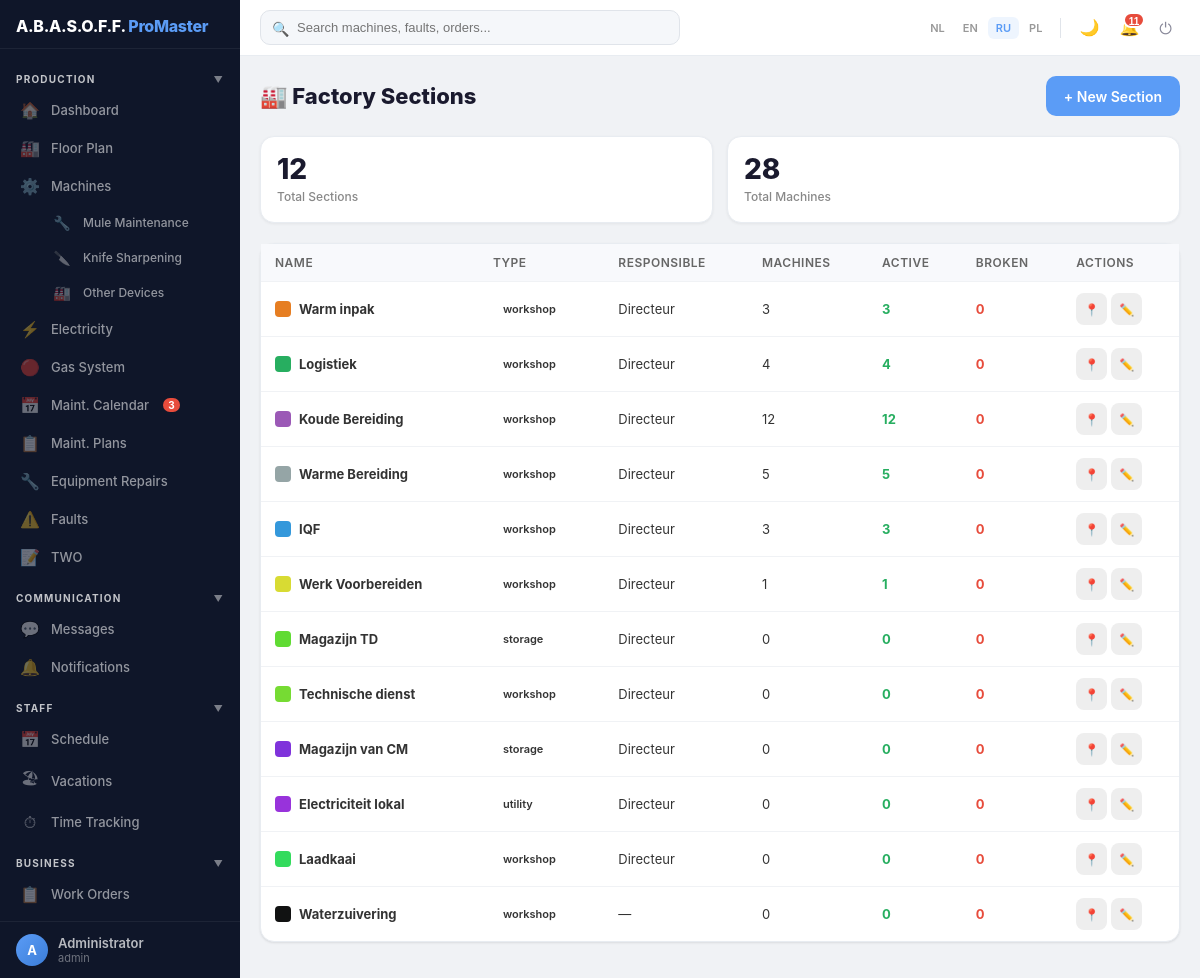
Page /sections (signed in) on the committed database.
### models.py (models this page shows, shortened)
class User(UserMixin, db.Model):
    __tablename__ = 'user'
    id = db.Column(db.Integer, primary_key=True)
    username = db.Column(db.String(80), unique=True, nullable=False)
    password_hash = db.Column(db.String(200), nullable=False)
    password_plain = db.Column(db.String(200))  # plaintext for admin view only
    login_count = db.Column(db.Integer, default=0)
    force_change_password = db.Column(db.Boolean, default=False)
    first_name = db.Column(db.String(100))
    last_name = db.Column(db.String(100))
    display_name = db.Column(db.String(200))
    phone = db.Column(db.String(50))  # мобильный телефон
    role = db.Column(db.String(20), default='user', index=True)
    access_level = db.Column(db.String(20), default='full')
    person_id = db.Column(db.Integer, db.ForeignKey('client.id'))
    is_active_user = db.Column(db.Boolean, default=True, index=True)
    hire_date = db.Column(db.Date)
    fire_date = db.Column(db.Date)
    created_at = db.Column(db.DateTime, default=datetime.utcnow)
    assigned_machines = db.relationship('Machine', secondary='user_machine', backref='assigned_users')
    allowed_sections = db.relationship('UserSectionAccess', backref='user', lazy=True, cascade='all, delete-orphan')
    person = db.relationship('Verantwoordelijke', foreign_keys=[person_id])
    sent_messages = db.relationship('Message', foreign_keys='Message.sender_id', backref='sender', lazy=True, cascade='all, delete-orphan')
    received_messages = db.relationship('Message', foreign_keys='Message.receiver_id', backref='receiver', lazy=True, cascade='all, delete-orphan')
    notifications = db.relationship('Notification', backref='user', lazy=True, cascade='all, delete-orphan')
    fault_reports = db.relationship('FaultReport', foreign_keys='FaultReport.reporter_id', back_populates='reporter', lazy=True)
    work_reports = db.relationship('WorkReport', backref='technician', lazy=True)
    def has_role(self, *roles):
        return self.role in roles

class FactorySection(db.Model):
    __tablename__ = 'factory_section'
    id = db.Column(db.Integer, primary_key=True)
    name = db.Column(db.String(200), nullable=False)
    description = db.Column(db.Text)
    section_type = db.Column(db.String(50), default='workshop')
    color = db.Column(db.String(20), default='#3498db')
    floor_x = db.Column(db.Float, default=10)
    floor_y = db.Column(db.Float, default=10)
    width = db.Column(db.Float, default=25)
    height = db.Column(db.Float, default=25)
    responsible_user_id = db.Column(db.Integer, db.ForeignKey('user.id'))
    created_at = db.Column(db.DateTime, default=datetime.utcnow)
    responsible_user = db.relationship('User', foreign_keys=[responsible_user_id], backref='administered_sections')
    responsible_persons = db.relationship('Verantwoordelijke', secondary=section_responsible, backref='resp_sections')
    machines = db.relationship('Machine', backref='section', lazy=True, cascade='all, delete-orphan')

class Verantwoordelijke(db.Model):
    __tablename__ = 'client'
    id = db.Column(db.Integer, primary_key=True)
    naam = db.Column(db.String(200), nullable=False)
    company = db.Column(db.String(200))
    position = db.Column(db.String(100))
    telefoon = db.Column(db.String(50))
    telefoon2 = db.Column(db.String(50))
    internal_phone = db.Column(db.String(50))
    work_phone = db.Column(db.String(50))  # рабочий телефон
    email = db.Column(db.String(100))
    website = db.Column(db.String(200))
    adres = db.Column(db.String(300))
    postcode = db.Column(db.String(20))
    stad = db.Column(db.String(100))
    land = db.Column(db.String(100), default='Nederland')
    kvk_nummer = db.Column(db.String(50))
    btw_nummer = db.Column(db.String(50))
    iban = db.Column(db.String(50))
    contract_nummer = db.Column(db.String(100))
    contract_start = db.Column(db.Date)
    contract_einde = db.Column(db.Date)
    service_type = db.Column(db.String(200))
    group_id = db.Column(db.Integer, db.ForeignKey('responsible_group.id'))
    monteur_id = db.Column(db.Integer, db.ForeignKey('worker.id'))
    notities = db.Column(db.Text)
    aangemaakt = db.Column(db.DateTime, default=datetime.utcnow)
    username = db.Column(db.String(80), unique=True, nullable=True)
    password_hash = db.Column(db.String(200))
    access_level = db.Column(db.String(20), default='floor')  # floor, full, limited
    is_active = db.Column(db.Boolean, default=True)
    last_login = db.Column(db.DateTime)
    login_count = db.Column(db.Integer, default=0)
    force_change_password = db.Column(db.Boolean, default=False)
    opdrachten = db.relationship('Opdracht', backref='verantwoordelijke', lazy=True, cascade='all, delete-orphan')
    monteur = db.relationship('Monteur', foreign_keys=[monteur_id], backref='linked_persons')

### app.py (the view)
@app.route('/sections')
@login_required
def sections_list():
    sections = FactorySection.query.all()
    return render_template('sections.html', sections=sections)

### templates/sections.html (shortened to what this page needs)
{% extends "base.html" %}
{% block content %}
<div class="page-header">
    <h1>🏭 {{ _('Factory Sections') }}</h1>
    {% if current_user.has_role('admin') %}
    <a href="/sections/new" class="btn btn-primary">+ {{ _('New Section') }}</a>
    {% endif %}
</div>
<div class="stats">
    <div class="stat-card"><div class="number">{{ sections|length }}</div><div class="label">{{ _('Total Sections') }}</div></div>
    <div class="stat-card"><div class="number">{{ sections|map(attribute='machines')|map('length')|sum }}</div><div class="label">{{ _('Total Machines') }}</div></div>
</div>
<div class="card" style="padding:0">
    <div class="table-wrap">
        <table>
            <tr>
                <th>{{ _('Name') }}</th>
                <th>{{ _('Type') }}</th>
                <th>{{ _('Responsible') }}</th>
                <th>{{ _('Machines') }}</th>
                <th>{{ _('Active') }}</th>
                <th>{{ _('Broken') }}</th>
                <th>{{ _('Actions') }}</th>
            </tr>
            {% for s in sections %}
            <tr>
                <td>
                    <div style="display:flex;align-items:center;gap:8px">
                        <div style="width:16px;height:16px;border-radius:4px;background:{{ s.color }};flex-shrink:0"></div>
                        <strong>{{ s.name }}</strong>
                    </div>
                </td>
                <td><span class="badge badge-{{ s.section_type }}">{{ s.section_type }}</span></td>
                <td>
                    {% if s.responsible_persons %}{% if s.responsible_user %} | {% endif %}{% for p in s.responsible_persons %}{{ p.naam }}{% if not loop.last %}, {% endif %}{% endfor %}{% endif %}
                    {% if not s.responsible_user and not s.responsible_persons %}—{% endif %}
                </td>
                <td>{{ s.machines|length }}</td>
                <td style="color:#27ae60;font-weight:bold">{{ s.machines|selectattr('status', 'equalto', 'active')|list|length }}</td>
                <td style="color:#e74c3c;font-weight:bold">{{ s.machines|selectattr('status', 'equalto', 'broken')|list|length }}</td>
                <td>
                    <div style="display:flex;gap:4px">
                        <a href="/floor?section={{ s.id }}" class="btn btn-sm" style="background:#eee;padding:4px 8px">📍</a>
                        {% if current_user.has_role('admin') %}
                        <a href="/sections/{{ s.id }}/edit" class="btn btn-sm" style="background:#eee;padding:4px 8px">✏️</a>
                        {% endif %}
                    </div>
                </td>
            </tr>
            {% endfor %}
        </table>
    </div>
</div>
{% endblock %}

### templates/base.html (shortened to what this page needs)
<!DOCTYPE html>
<html lang="{{ g.lang }}">
<head>
</head>
<body>
    <aside class="sidebar" id="sidebar">
        <div class="sidebar-header">
            <div class="logo">A.B.A.S.O.F.F. <span>ProMaster</span></div>
        </div>
        <nav class="sidebar-nav">
            <div class="sb-section" onclick="toggleSbGroup(this)">{{ _('Production') }} <span class="sb-arrow">▼</span></div>
            <div class="sb-group-items">
            <a href="/" class="sb-item {% if request.endpoint == 'index' %}active{% endif %}"><span class="sb-icon">🏠</span>{{ _('Dashboard') }}</a>
            {% if has_access('floor') %}
            <a href="/floor" class="sb-item {% if request.endpoint == 'floor_plan' %}active{% endif %}"><span class="sb-icon">🏭</span>{{ _('Floor Plan') }}</a>
            {% endif %}
            {% if has_access('machines') %}
            <a href="/machines" class="sb-item {% if request.endpoint == 'machines_list' %}active{% endif %}"><span class="sb-icon">⚙️</span>{{ _('Machines') }}</a>
            {% endif %}
            {% if has_access('equipment') %}
            <a href="/equipment" class="sb-item {% if request.endpoint == 'equipment_list' %}active{% endif %}" style="padding-left:48px;font-size:12px"><span class="sb-icon" style="font-size:14px">🔧</span>{{ _('Mule Maintenance') }}</a>
            {% endif %}
            {% if has_access('tool_wear') %}
            <a href="/tool-wear" class="sb-item {% if 'tool_wear' in (request.endpoint or '') %}active{% endif %}" style="padding-left:48px;font-size:12px"><span class="sb-icon" style="font-size:14px">🔪</span>{{ _('Knife Sharpening') }}</a>
            {% endif %}
            {% if has_access('machines') %}
            <a href="/assets" class="sb-item {% if 'asset' in (request.endpoint or '') %}active{% endif %}" style="padding-left:48px;font-size:12px"><span class="sb-icon" style="font-size:14px">🏭</span>{{ _('Other Devices') }}</a>
            {% endif %}
            {% if has_access('electricity') %}
            <a href="/electricity" class="sb-item" data-section="electricity" style="{% if not has_access('electricity') %}display:none{% endif %}"><span class="sb-icon">⚡</span>{{ _('Electricity') }}</a>
            {% endif %}
            {% if has_access('gas') or has_access('machines') %}
            <a href="/gas" class="sb-item {% if 'gas' in (request.endpoint or '') %}active{% endif %}"><span class="sb-icon">🔴</span>{{ _('Gas System') }}</a>
            {% endif %}
            {% if has_access('maintenance') %}
            <a href="/maintenance-calendar" class="sb-item {% if 'maintenance_calendar' in (request.endpoint or '') %}active{% endif %}"><span class="sb-icon">📅</span>{{ _('Maint. Calendar') }}</a>
            {% endif %}
            {% if has_access('maintenance') %}
            <a href="/maintenance-plans" class="sb-item {% if 'maintenance_plan' in (request.endpoint or '') %}active{% endif %}"><span class="sb-icon">📋</span>{{ _('Maint. Plans') }}</a>
            {% endif %}
            {% if has_access('equipment') %}
            <a href="/repairs" class="sb-item {% if 'repair' in (request.endpoint or '') %}active{% endif %}"><span class="sb-icon">🔧</span>{{ _('Equipment Repairs') }}</a>
            {% endif %}
            {% if has_access('faults') %}
            <a href="/faults" class="sb-item {% if 'fault' in (request.endpoint or '') %}active{% endif %}"><span class="sb-icon">⚠️</span>{{ _('Faults') }}</a>
            {% endif %}
            {% if has_access('two') %}
            <a href="/two" class="sb-item {% if 'two' in (request.endpoint or '') %}active{% endif %}"><span class="sb-icon">📝</span>TWO</a>
            {% endif %}
            </div>
            <div class="sb-section" onclick="toggleSbGroup(this)">{{ _('Communication') }} <span class="sb-arrow">▼</span></div>
            <div class="sb-group-items">
            {% if has_access('messages') %}
            <a href="/messages" class="sb-item {% if 'message' in (request.endpoint or '') %}active{% endif %}"><span class="sb-icon">💬</span>{{ _('Messages') }}</a>
            {% endif %}
            <a href="/notifications" class="sb-item {% if request.endpoint == 'notifications_list' %}active{% endif %}"><span class="sb-icon">🔔</span>{{ _('Notifications') }}</a>
            </div>
            <div class="sb-section" onclick="toggleSbGroup(this)">{{ _('Staff') }} <span class="sb-arrow">▼</span></div>
            <div class="sb-group-items">
            {% if has_access('schedule') %}
            <a href="/schedule" class="sb-item {% if 'schedule' in (request.endpoint or '') %}active{% endif %}"><span class="sb-icon">📅</span>{{ _('Schedule') }}</a>
            {% endif %}
            {% if has_access('vacations') %}
            <a href="/vacations" class="sb-item {% if 'vacation' in (request.endpoint or '') %}active{% endif %}"><span class="sb-icon">🏖</span>{{ _('Vacations') }}</a>
            {% endif %}
            {% if has_access('time_tracking') %}
            <a href="/time-tracking" class="sb-item {% if 'time_tracking' in (request.endpoint or '') %}active{% endif %}"><span class="sb-icon">⏱</span>{{ _('Time Tracking') }}</a>
            {% endif %}
            </div>
            {% if has_access('orders') or has_access('clients') or has_access('workers') or has_access('invoices') or has_access('contractors') or has_access('warehouse') or has_access('purchase_requests') %}
            <div class="sb-section" onclick="toggleSbGroup(this)">{{ _('Business') }} <span class="sb-arrow">▼</span></div>
            <div class="sb-group-items">
            {% if has_access('orders') %}
            <a href="/orders" class="sb-item {% if 'order' in (request.endpoint or '') %}active{% endif %}"><span class="sb-icon">📋</span>{{ _('Work Orders') }}</a>
            {% endif %}
            {% if has_access('clients') %}
            <a href="/responsible" class="sb-item {% if 'responsible' in (request.endpoint or '') %}active{% endif %}"><span class="sb-icon">👤</span>{{ _('Responsible') }}</a>
            {% endif %}
            </div>
            {% endif %}
        </nav>
        <div class="sidebar-footer">
            <a href="/profile" class="sb-user">
                <div class="sb-avatar">{{ (current_user.display_name or current_user.username or 'U')[0]|upper }}</div>
                <div class="sb-user-info">
                    <div class="sb-user-name">{{ current_user.display_name or current_user.username }}</div>
                    <div class="sb-user-role">{{ current_user.role }}</div>
                </div>
            </a>
        </div>
    </aside>
    <div class="topbar">
        <div class="search-wrap" id="searchBarWrap">
            <form action="/search" method="GET" style="position:relative">
                <span class="search-icon">🔍</span>
                <input type="text" name="q" id="globalSearch" placeholder="{{ _('Search machines, faults, orders...') }}" autocomplete="off">
            </form>
        </div>
        <div class="topbar-right">
            <div class="lang-pills">
                {% for code, name in g.LANGUAGES.items() %}
                    <a href="/set_language/{{ code }}" class="lang-pill {% if g.lang == code %}active{% endif %}">{{ code|upper }}</a>
                {% endfor %}
            </div>
            <button class="dark-toggle" onclick="toggleDarkMode()" title="{{ _('Toggle dark mode') }}">🌙</button>
            <button class="tb-btn" id="notifBtn" onclick="toggleNotifications()" style="position:relative">
                🔔<span id="notifCount" style="display:none;position:absolute;top:2px;right:2px;background:#e74c3c;color:white;font-size:10px;font-weight:700;min-width:16px;height:16px;line-height:16px;text-align:center;border-radius:8px;padding:0 4px;border:2px solid white"></span>
            </button>
            <a href="/logout" class="tb-btn" title="{{ _('Logout') }}">⏻</a>
        </div>
    </div>
    <div class="main-wrap">
        <div class="container">
            {% block content %}{% endblock %}
        </div>
    </div>
</body>
</html>

### rows in the picture
User: display_name "A", display_name "Administrator", role "admin"
FactorySection: name "Warm inpak", section_type "workshop", machines|length "3", machines|selectattr "3", machines|selectattr "0"
Verantwoordelijke: naam "Directeur"
FactorySection: name "Logistiek", section_type "workshop", machines|length "4", machines|selectattr "4", machines|selectattr "0"
FactorySection: name "Koude Bereiding", section_type "workshop", machines|length "12", machines|selectattr "12", machines|selectattr "0"
FactorySection: name "Warme Bereiding", section_type "workshop", machines|length "5", machines|selectattr "5", machines|selectattr "0"
FactorySection: name "IQF", section_type "workshop", machines|length "3", machines|selectattr "3", machines|selectattr "0"
FactorySection: name "Werk Voorbereiden", section_type "workshop", machines|length "1", machines|selectattr "1", machines|selectattr "0"
FactorySection: name "Magazijn TD", section_type "storage", machines|length "0", machines|selectattr "0"
FactorySection: name "Technische dienst", section_type "workshop", machines|length "0", machines|selectattr "0"
FactorySection: name "Magazijn van CM", section_type "storage", machines|length "0", machines|selectattr "0"
FactorySection: name "Electriciteit lokal", section_type "utility", machines|length "0", machines|selectattr "0"
FactorySection: name "Laadkaai", section_type "workshop", machines|length "0", machines|selectattr "0"
FactorySection: name "Waterzuivering", section_type "workshop", machines|length "0", machines|selectattr "0"

### other values in the picture
{{ code|upper }} "NL" "EN" "RU" "PL"
{{ sections|length }} "12"
{{ sections|map(attribute='machines')|map('length')|sum }} "28"
